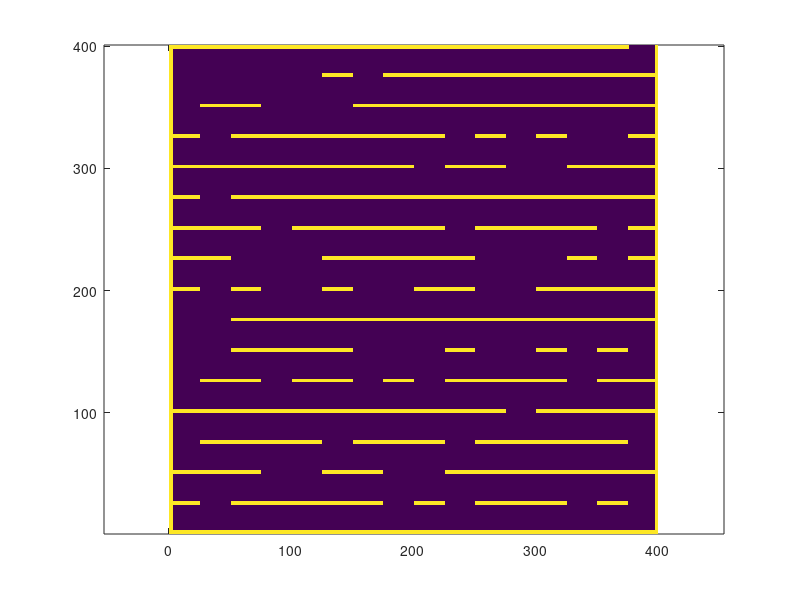

MATLAB code to generate this figure: (Note: this script raises an error after producing the figure.)
% Hace laberintos

clear all;
dimx=401;canal=25;
aa=zeros(dimx);
for i=canal+1:canal:dimx-canal
    for j=1:canal:dimx-canal
        aa(i-1:i+1,j:j+canal)=round(0.25+rand);
    end
end
aa(1:dimx,1:3)=1;aa(1:dimx,dimx-3:dimx)=1;
aa(1:3,1:dimx)=1;aa(dimx-3:dimx,1:dimx-canal)=1;
figure(2);pcolor(aa);shading flat;axis equal;
save laberinto.dat aa -ASCII -DOUBLE

% Hace laberintos 2

clear all;
dimx=301;canal=30;extra=1;peso=-0.30;
aa=zeros(dimx);
for i=0:canal:dimx-canal
    for j=0:canal:dimx-canal
        if round(peso+rand)==1 
            aa(i+1:i+3,j+1:j+canal+extra)=1;
        end
        if round(peso+rand)==1 
            aa(i+1:i+canal+extra,j+1:j+3)=1;
        end
    end
end
aa(1:dimx,1:3)=1;aa(1:dimx,dimx-3:dimx)=1;
aa(1:3,1:dimx)=1;aa(dimx-3:dimx,1:dimx-canal)=1;
figure(2);pcolor(aa);shading flat;axis equal;
save laberinto_301x301_complicado.dat aa -ASCII -DOUBLE

% Hace laberintos

clear all;
dimx=1003;canal=50;extra=0;peso=-0.25;
aa=zeros(dimx);
for i=1:canal:dimx-canal
    for j=1:canal:dimx-canal
        contador=6;
        while contador>2
        numerosi(i,j)=round(peso+rand);
        numerosd(i,j)=round(peso+rand);
        numerosr(i,j)=round(peso+rand);
        numerosb(i,j)=round(peso+rand);
        contador=numerosi(i,j)+numerosd(i,j)+numerosr(i,j)+numerosb(i,j)
        end
    end
end
 
for i=1:canal:dimx-canal
    for j=1:canal:dimx-canal
        if numerosi(i,j)==1
           aa(i:i+2,j:j+canal+extra)=1;
        end
        if numerosb(i,j)==1
           aa(i:i+canal+extra,j:j+2)=1;
        end
        if numerosd(i,j)==1
           aa(i+canal:i+canal+2,j:j+canal+extra)=1;
        end
        if numerosr(i,j)==1
           aa(i:i+canal+extra,j+canal:j+canal+2)=1;
        end
    end
end

aa(1:dimx,1:3)=1;aa(1:dimx,dimx-3:dimx)=1;
aa(1:3,1:dimx)=1;aa(dimx-3:dimx,1:dimx)=1;
figure(2);pcolor(aa);shading flat;axis equal;

save laberinto_1003x1003_10.dat aa -ASCII -DOUBLE


% Hace laberintos


clear all;
dimx=803;canal=40;extra=1;peso=0.50;
aa=zeros(dimx);
for i=0:2*canal:dimx-2*canal
    for j=0:2*canal:dimx-2*canal
        if round(peso+2*rand)==1 
            aa(i+1:i+3,j+1:j+2*canal+extra)=1;
            aa(i+1+canal:i+3+canal,j+1:j+2*canal+extra)=1;
        elseif round(peso+2*rand)==2 
            aa(i+1:i+2*canal+extra,j+1:j+3)=1;
            aa(i+1:i+2*canal+extra,j+1+canal:j+3+canal)=1;
        end
    end
end
aa(1:dimx,1:3)=1;aa(1:dimx,dimx-3:dimx)=1;
aa(1:3,1:dimx)=1;aa(dimx-3:dimx,1:dimx)=1;
figure(2);pcolor(aa);shading flat;axis equal;

save laberinto2_601x601.dat aa -ASCII -DOUBLE
